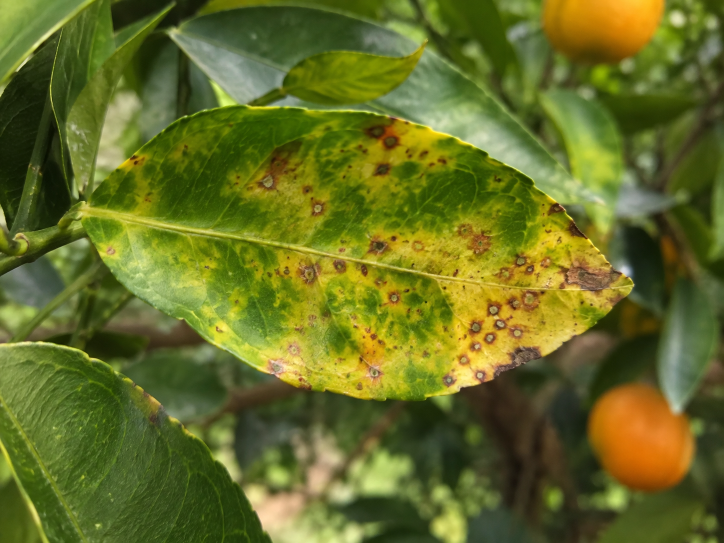
#> input picture backend/data/uploads/Spotted Citrus Leaf Among Oranges.png, 1448 x 1086 px (shown at 1/2 size)
$ python -i preprocessing.py   (imports and definitions only)
#> lines starting #> are read from the running program, lines starting #| are printed output that depends on the picture
"""Image preprocessing: decode, resize, normalise, colour-space conversion.

All functions are deterministic and side-effect free so the pipeline is
explainable and testable.
"""
from __future__ import annotations

import cv2
import numpy as np

# Canonical input size for the feature extractor.
TARGET_SIZE = (128, 128)


def decode_image(data: bytes) -> np.ndarray:
    """Decode raw image bytes into a BGR OpenCV array.

    Raises ValueError if the bytes are not a valid image.
    """
    arr = np.frombuffer(data, dtype=np.uint8)
    img = cv2.imdecode(arr, cv2.IMREAD_COLOR)
    if img is None:
        raise ValueError("Uploaded file is not a valid image")
    return img


def resize_image(img: np.ndarray, size: tuple[int, int] = TARGET_SIZE) -> np.ndarray:
    return cv2.resize(img, size, interpolation=cv2.INTER_AREA)


def to_hsv(img_bgr: np.ndarray) -> np.ndarray:
    return cv2.cvtColor(img_bgr, cv2.COLOR_BGR2HSV)


def to_lab(img_bgr: np.ndarray) -> np.ndarray:
    return cv2.cvtColor(img_bgr, cv2.COLOR_BGR2LAB)


def to_gray(img_bgr: np.ndarray) -> np.ndarray:
    return cv2.cvtColor(img_bgr, cv2.COLOR_BGR2GRAY)


def normalise(img: np.ndarray) -> np.ndarray:
    """Scale pixel values to [0, 1]."""
    return img.astype(np.float32) / 255.0


def preprocess(data: bytes) -> dict[str, np.ndarray]:
    """Full preprocessing pipeline. Returns a dict of derived images."""
    img = decode_image(data)
    img = resize_image(img)
    return {
        "bgr": img,
        "hsv": to_hsv(img),
        "lab": to_lab(img),
        "gray": to_gray(img),
        "bgr_norm": normalise(img),
    }

>>> import cv2
>>> picture = cv2.imread('../../data/uploads/Spotted Citrus Leaf Among Oranges.png', cv2.IMREAD_GRAYSCALE)
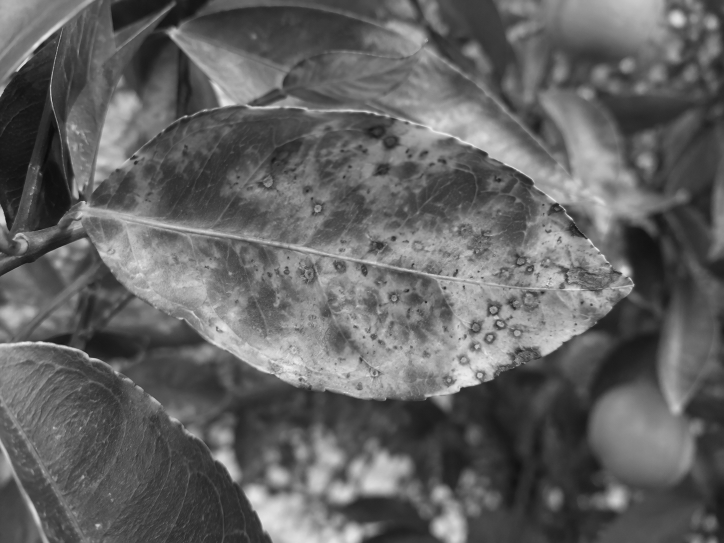
#> picture: shape (1086, 1448) (shown at 1/2 size); min 9, max 240, mean 98.5
#> (the run stopped early here; a loop or call above may not have finished)
